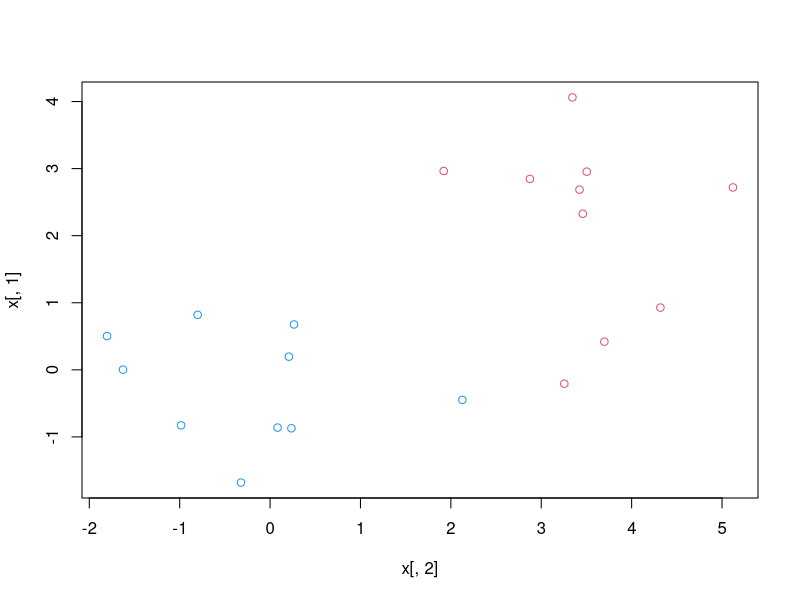
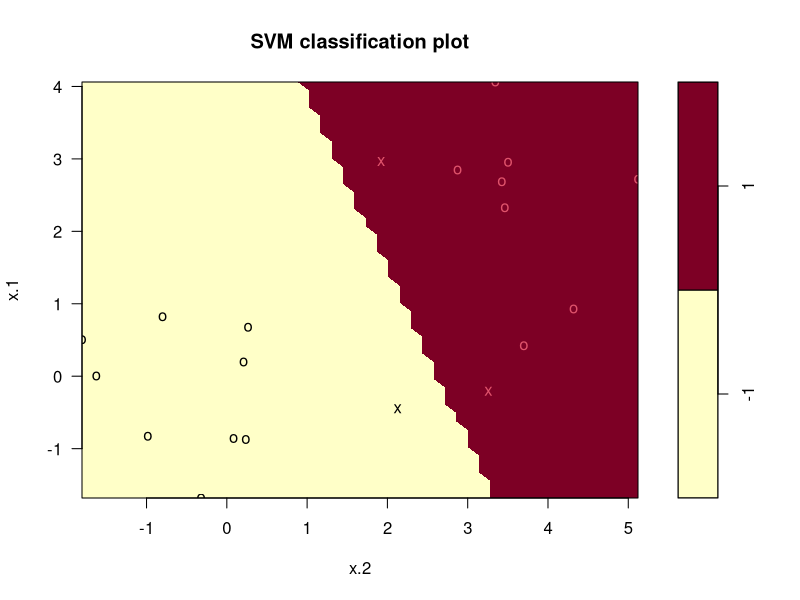

These charts were generated, in order, by the following R code:
rm(list=ls())
#########################################################
### Functions
#########################################################
installIfAbsentAndLoad  <-  function(neededVector) {
  if(length(neededVector) > 0) {
    for(thispackage in neededVector) {
      if(! require(thispackage, character.only = T)) {
        install.packages(thispackage)}
      require(thispackage, character.only = T)
    }
  }
}
##############################
### Load required packages ###
##############################
# 
needed <- c('e1071')      
installIfAbsentAndLoad(needed)     
# Build toy data that is perfectly separable
set.seed(5082)
x <- matrix(rnorm(20 * 2), ncol=2)
y <- c(rep(-1, 10), rep(1, 10))
x[y == 1,] <- x[y == 1,] + 2.5
plot(x[, 2], x[, 1], col=(3 - y))
# Create a dataframe with the response 
# variable converted to a factor to
# indicate classification
dat <- data.frame(x=x, y=as.factor(y))
# Use the svm() function with a very large 
# cost (so that the margin is essentially 
# impenetrable)
svmfit <- svm(y~., 
              data=dat, 
              kernel="linear", 
              cost=1e5)
summary(svmfit)
plot(svmfit, dat)

